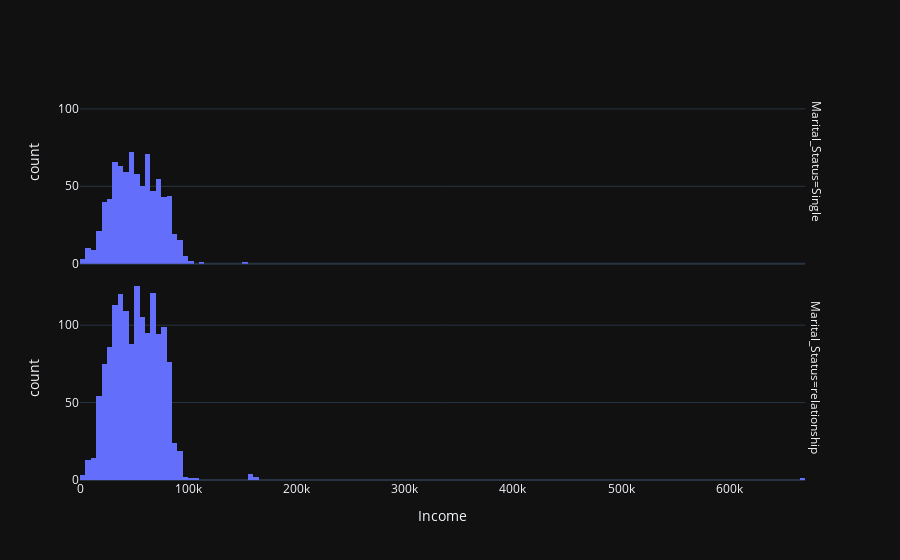

Notebook code for this chart:
### Code cell
fig = px.histogram (df, x = "Income",  facet_row = "Marital_Status",  template = 'plotly_dark')
fig.show ()

### Figure 1 — Plotly figure (JSON) as saved in the notebook; plotly's stock layout.template omitted (floating-point values rounded to 4 significant figures; data arrays with more than 128 entries replaced by an {"elided": "..."} marker saying what was removed)
{"data": [{"alignmentgroup": "True", "bingroup": "x", "hovertemplate": "Marital_Status=Single<br>Income=%{x}<br>count=%{y}<extra></extra>", "legendgroup": "", "marker": {"color": "#636efa", "pattern": {"shape": ""}}, "name": "", "offsetgroup": "", "orientation": "v", "showlegend": false, "type": "histogram", "x": {"elided": "796 float values"}, "xaxis": "x2", "yaxis": "y2"}, {"alignmentgroup": "True", "bingroup": "x", "hovertemplate": "Marital_Status=relationship<br>Income=%{x}<br>count=%{y}<extra></extra>", "legendgroup": "", "marker": {"color": "#636efa", "pattern": {"shape": ""}}, "name": "", "offsetgroup": "", "orientation": "v", "showlegend": false, "type": "histogram", "x": {"elided": "1444 float values"}, "xaxis": "x", "yaxis": "y"}], "layout": {"annotations": [{"font": {}, "showarrow": false, "text": "Marital_Status=relationship", "textangle": 90, "x": 0.98, "xanchor": "left", "xref": "paper", "y": 0.2425, "yanchor": "middle", "yref": "paper"}, {"font": {}, "showarrow": false, "text": "Marital_Status=Single", "textangle": 90, "x": 0.98, "xanchor": "left", "xref": "paper", "y": 0.7575, "yanchor": "middle", "yref": "paper"}], "barmode": "relative", "legend": {"tracegroupgap": 0}, "margin": {"t": 60}, "xaxis": {"anchor": "y", "domain": [0, 0.98], "title": {"text": "Income"}}, "xaxis2": {"anchor": "y2", "domain": [0, 0.98], "matches": "x", "showticklabels": false}, "yaxis": {"anchor": "x", "domain": [0, 0.485], "title": {"text": "count"}}, "yaxis2": {"anchor": "x2", "domain": [0.515, 1], "matches": "y", "title": {"text": "count"}}}}
